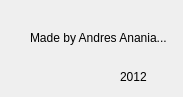
<?xml version="1.0" encoding="UTF-8"?>
<ui version="4.0">
 <class>Form</class>
 <widget class="QWidget" name="Form">
  <property name="geometry">
   <rect>
    <x>0</x>
    <y>0</y>
    <width>183</width>
    <height>97</height>
   </rect>
  </property>
  <property name="minimumSize">
   <size>
    <width>183</width>
    <height>97</height>
   </size>
  </property>
  <property name="maximumSize">
   <size>
    <width>183</width>
    <height>97</height>
   </size>
  </property>
  <property name="windowTitle">
   <string>Form</string>
  </property>
  <widget class="QLabel" name="label">
   <property name="geometry">
    <rect>
     <x>120</x>
     <y>70</y>
     <width>46</width>
     <height>13</height>
    </rect>
   </property>
   <property name="minimumSize">
    <size>
     <width>46</width>
     <height>13</height>
    </size>
   </property>
   <property name="maximumSize">
    <size>
     <width>46</width>
     <height>13</height>
    </size>
   </property>
   <property name="text">
    <string>2012</string>
   </property>
  </widget>
  <widget class="QLabel" name="label_2">
   <property name="geometry">
    <rect>
     <x>30</x>
     <y>30</y>
     <width>201</width>
     <height>16</height>
    </rect>
   </property>
   <property name="text">
    <string>Made by Andres Anania...</string>
   </property>
  </widget>
 </widget>
 <resources/>
 <connections/>
</ui>
